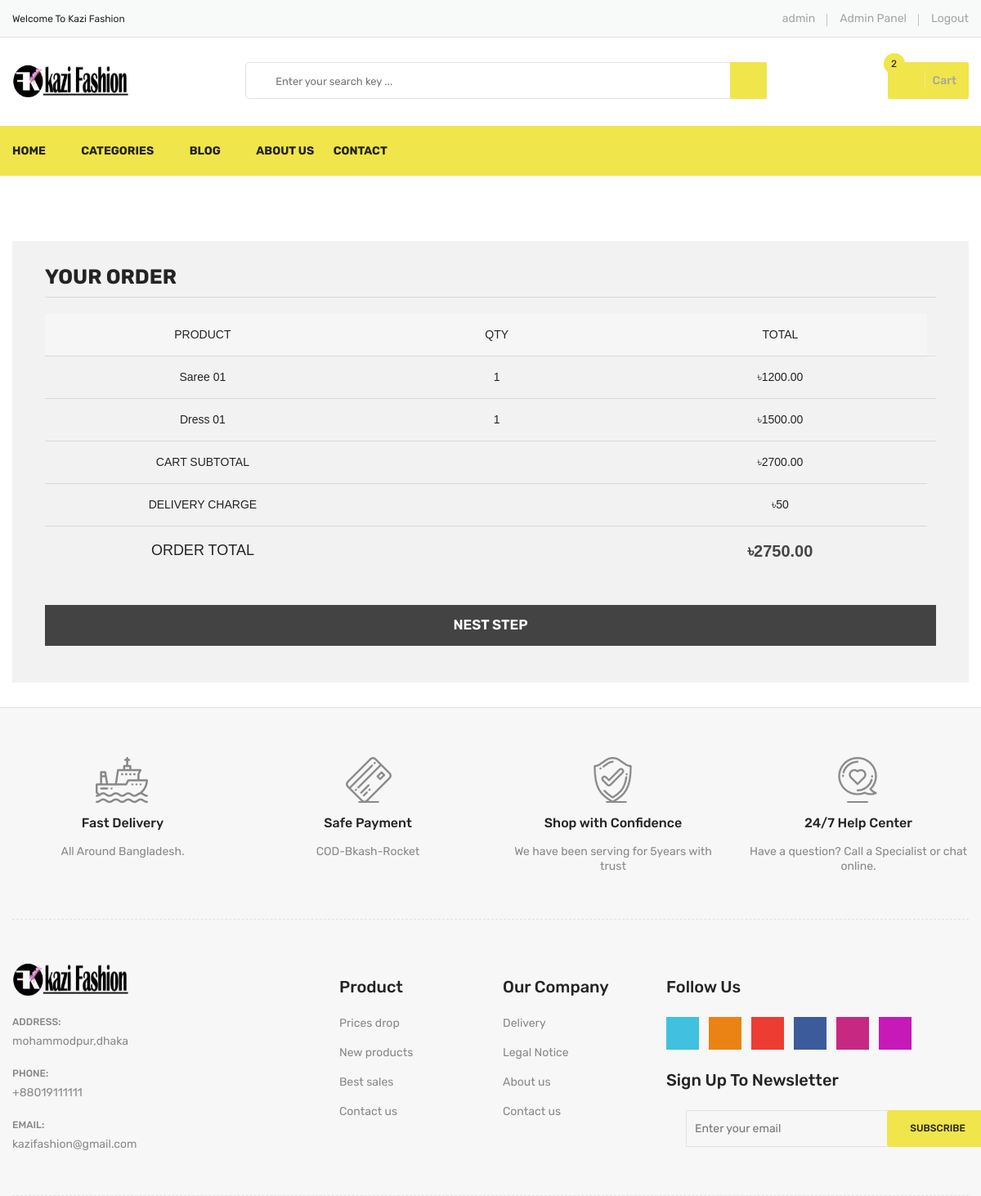
Before: /order/checkout/ (signed in) with the older database file.
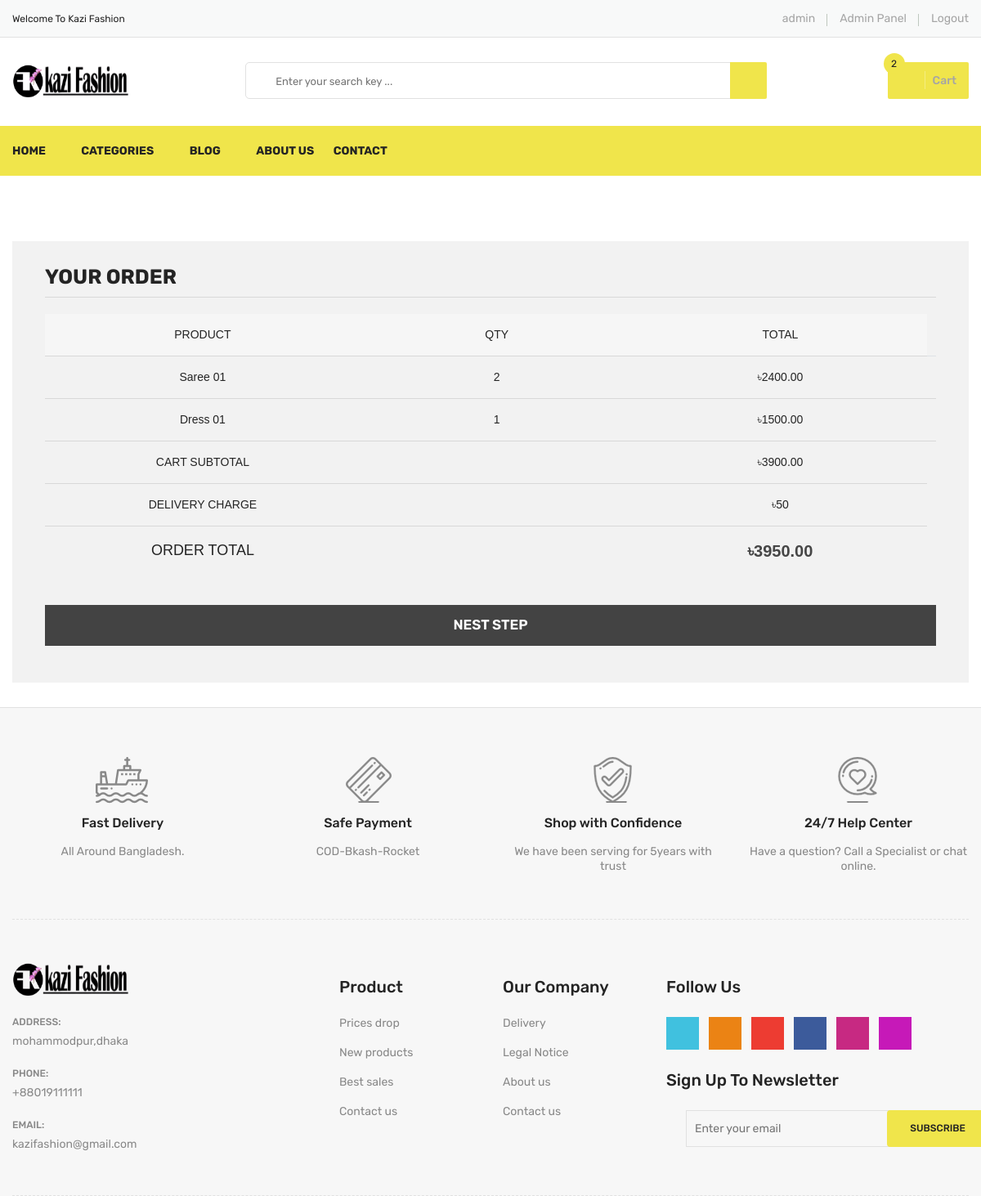
After: the same page with the newer database file.
### order/models.py (models this page shows, shortened)
class ShopCart(models.Model):
    user = models.ForeignKey(settings.AUTH_USER_MODEL,
                             on_delete=models.SET_NULL, null=True)
    product = models.ForeignKey(Product, on_delete=models.SET_NULL, null=True)
    quantity = models.IntegerField()
    @property
    def total(self):
        return self.quantity*self.product.new_price

### store/models.py (models this page shows, shortened)
class Product(models.Model):
    name = models.CharField(max_length=200)
    new_price = models.DecimalField(decimal_places=2, max_digits=10, default=0)
    old_price = models.DecimalField(decimal_places=2, max_digits=10, default=0)
    category = models.ForeignKey(Category, on_delete=models.CASCADE)
    color = models.CharField(max_length=20, blank=True, null=True)
    description = models.CharField(
        max_length=200, default='', null=True, blank=True)
    image = models.ImageField(blank=True, upload_to='products/')
    status = models.BooleanField(default=True)
    created_at = models.DateTimeField(auto_now_add=True)
    updated_at = models.DateTimeField(auto_now=True)
    def image_tag(self):
        return mark_safe('<img src="{}" heights ="50" width="40" />'.format(self.image.url))
    image_tag.short_description = 'Image'

### order/views.py (the view)
# urls.py: path('checkout/', checkout, name='checkout'),
@login_required(login_url='login')
def checkout(request):
    category = Category.objects.all()
    setting = Setting.objects.get(status=True)
    current_user = request.user  # Access User Session information
    shopcart = ShopCart.objects.filter(user_id=current_user.id)
    subtotal = 0
    for p in shopcart:
        subtotal += p.product.new_price * p.quantity
    delivery_charge = 50
    total = subtotal + delivery_charge
    context = {'shopcart': shopcart,
               'categories': category,
               'setting': setting,
               'sub_total': subtotal,
               'delivery_charge': delivery_charge,
               'total': total,
               }
    return render(request, 'checkout.html', context)

### SiteSettings/templatetags/my_cart_tags.py (called while the page is built)
@register.simple_tag
def shopcartcount(userid):
    count = ShopCart.objects.filter(user_id=userid).count()
    return count

### accounts/models.py (called while the page is built)
    @property
    def is_admin(self):
        return self.admin

    @property
    def is_active(self):
        return self.active

### order/templates/checkout.html (shortened to what this page needs)
{% extends 'base.html' %} {% load static %} {% load crispy_forms_filters %}
{% block mainbody %}
<div class="checkout-area pt-60 pb-30">
    <div class="container">
        <div class="row">
            <div class="col-lg-12 col-12">
                <div class="your-order">
                    <h3>Your order</h3>
                    <div class="your-order-table table-responsive">
                        <table class="table">
                            <thead>
                                <tr>
                                    <th class="cart-product-name">Product</th>
                                    <th class="cart-product-name">qty</th>
                                    <th class="cart-product-total">Total</th>
                                </tr>
                            </thead>
                            <tbody>
                                {% for product in shopcart %}
                                <tr class="cart_item">
                                    <td class="cart-product-name">{{product.product.name}}</td>
                                    <td class="product-quantity">{{product.quantity}}</td>
                                    <td class="cart-product-total"><span class="amount">&#2547;{{product.total}}</span></td>
                                    <td class="cart-product-total"><span class="amount"><a href="/order/deletefromcart/{{ product.id }}" class="main-btn icon-btn"><i class="fa fa-close"></i></a></span></td>
                                </tr>
                                {% endfor %}
                            </tbody>
                            <tfoot>
                                <tr class="cart-subtotal">
                                    <th>Cart Subtotal</th>
                                    <td></td>
                                    <td><span class="amount">&#2547;{{sub_total}}</span></td>
                                </tr>
                                <tr class="cart-subtotal">
                                    <th>Delivery Charge</th>
                                    <td></td>
                                    <td><span class="amount">&#2547;{{delivery_charge}}</span></td>
                                </tr>
                                <tr class="order-total">
                                    <th>Order Total</th>
                                    <td></td>
                                    <td><strong><span class="amount">&#2547;{{total}}</span></strong></td>
                                </tr>
                            </tfoot>
                        </table>
                    </div>
                    <div class="order-button-payment">
                        <a href="{% url 'placeorder' %}">
                            <input value="Nest Step" type="submit">
                        </a>
                    </div>
                </div>
            </div>
        </div>
    </div>
</div>
{% endblock %}

Changed rows visible on the page:
changed ShopCart "Saree 01": quantity "1" → "2"; total "1200.00" → "2400.00"
Other visible differences:
{{ sub_total }}: "2700.00" → "3900.00"
{{ total }}: "2750.00" → "3950.00"
